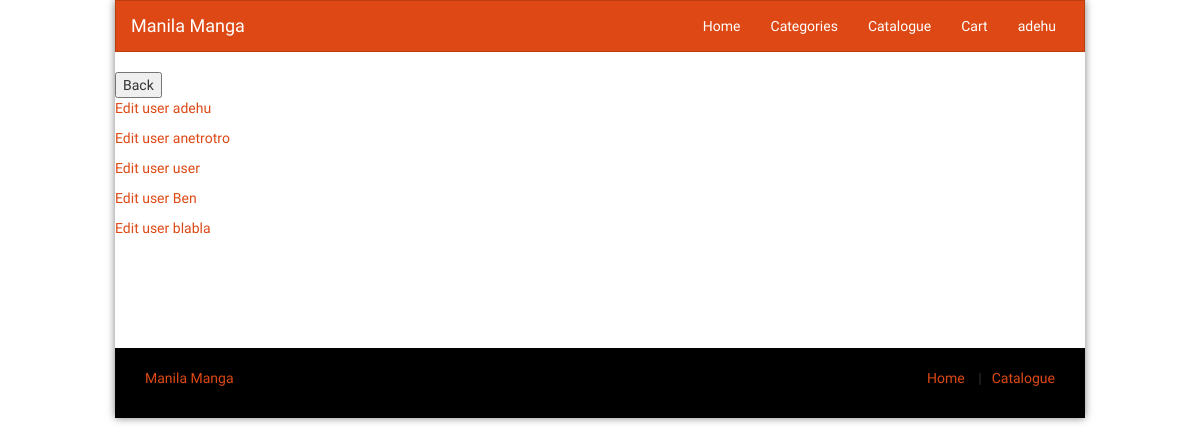
Page /mngusers.php (signed in) on the earlier database version.
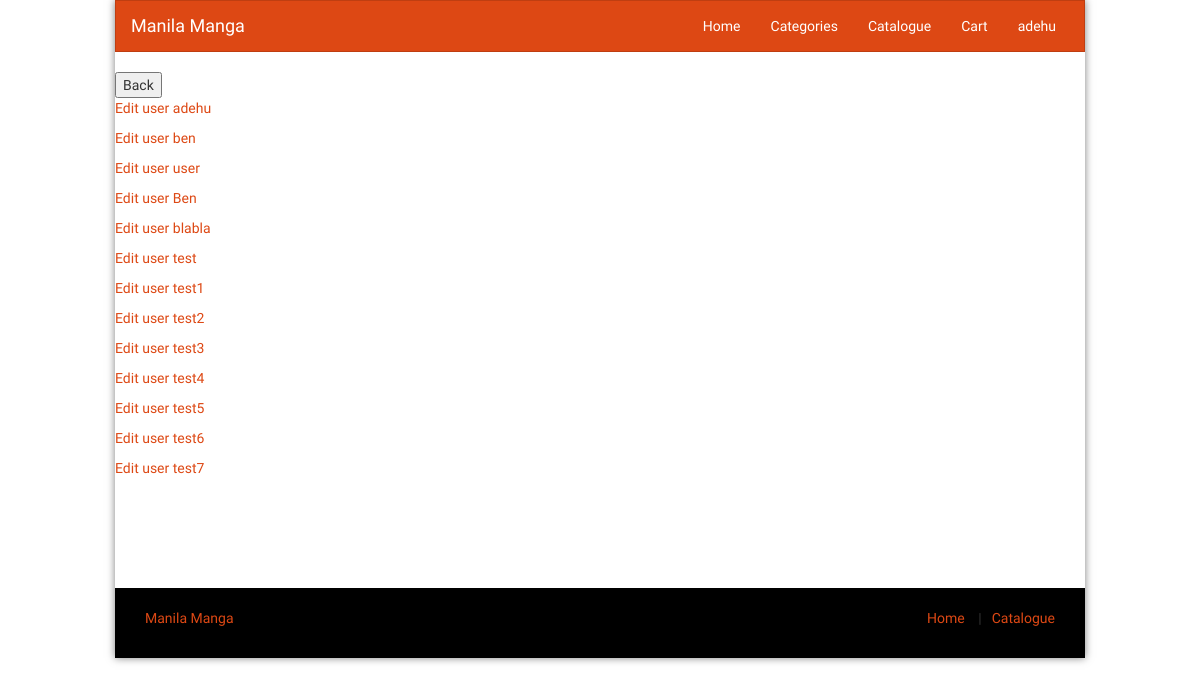
Same page on the later database version.
### tables this page shows
CREATE TABLE "users" (
	"userId"	INTEGER NOT NULL UNIQUE,
	"username"	TEXT,
	"password"	TEXT,
	"isAdmin"	INTEGER DEFAULT 0,
	PRIMARY KEY("userId" AUTOINCREMENT)
);

### mngusers.php (the view, shortened to what this page needs)
<?php session_start();
include('navbar.php');
echo'<button onclick="history.go(-1);">Back</button>';
$db=new SQLite3('r209-db-01.sqlite');
$usersDataQuery='SELECT * from users';
$usersData=$db->query($usersDataQuery);
while($userData=$usersData->fetchArray()){
    echo '<div class="admp">
        <p>
        <a href="mngusers1.php?id='.$userData['userId'].'">Edit user '.$userData['username'].'</a>
        </p>
        </div>';
}
include('footer.php');
unset($db);?>

### navbar.php (shortened to what this page needs)
<?php echo '<!doctype html>
<head>
    <link defer rel="stylesheet" href="bootstrap.min.css"/>
    <link rel="stylesheet" href="style2.css"/>
</head>
<head>
    <link defer rel="stylesheet" href="bootstrap.min.css"/>
    <link rel="stylesheet" href="style2.css"/>
</head>
<body class="layout-boxed">
    <div class="wrapper">
        <nav class="navbar navbar-default" role="navigation">
            <div class="container">
                <div class="navbar-header">
                    <h1 class="" style="margin:0;">
                        <a class="navbar-brand" href="index.php">
                            Manila Manga
                        </a>
                    </h1>
                </div>
                <div class="collapse navbar-collapse" id="navbar-menu">
                    <ul class="nav navbar-nav  navbar-right">
                        <li>
                            <a href="index.php" title="Home">
                                Home
                            </a>
                        </li>
                        <li>
                            <a href="categories.php" title="Categories">
                                Categories
                            </a>
                        </li>
                        <li>
                            <a href="catalogue.php" title="Catalogue Mangas">
                                Catalogue
                            </a>
                        </li>
                        <li>
                            <a href="cart.php" title="Cart">
                                Cart
                            </a>
                        </li>';
        if(isset($_SESSION['userId'])) {
            $db=new SQLite3('r209-db-01.sqlite');
            $id=$_SESSION['userId'];
            $getUsername='SELECT * FROM users WHERE userId = '.$id.'';
            $querry=$db->query($getUsername);
            $username=$querry->fetchArray();
            echo '<li>
                    <a href="user.php">'.$username[1].'</a>
                </li>';
        }
        echo '</a>
                        </li>
                    </ul>
                </div>
            </div>
            </nav>';
?>

Differences in the rows shown:
changed users: username "anetrotro" → "ben"
added users: username "test"
added users: username "test1"
added users: username "test2"
added users: username "test3"
added users: username "test4"
added users: username "test5"
added users: username "test6"
added users: username "test7"
